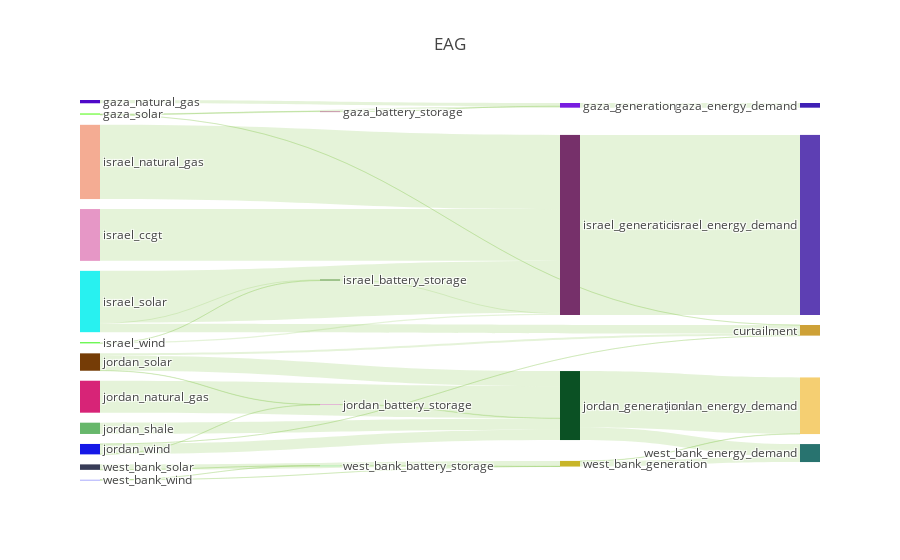

The code cell stored with this chart in its notebook:
### Markdown cell above
## Looking at Palestinian self-sufficiency

### Code cell
region='west_bank'
scenario='EAG'
results[scenario].plot_self_sufficiency(region=region)
results[scenario].get_self_sufficiency(region=region)
results[scenario].plot_flows_sankey(title=scenario)

### Figure 1 — Plotly figure (JSON) as saved in the notebook; plotly's stock layout.template omitted (floating-point values rounded to 4 significant figures)
{"data": [{"domain": {"x": [0, 1], "y": [0, 1]}, "link": {"color": ["rgba(127, 194, 65, 0.2)", "rgba(127, 194, 65, 0.2)", "rgba(127, 194, 65, 0.2)", "rgba(127, 194, 65, 0.2)", "rgba(127, 194, 65, 0.2)", "rgba(127, 194, 65, 0.2)", "rgba(127, 194, 65, 0.2)", "rgba(127, 194, 65, 0.2)", "rgba(127, 194, 65, 0.2)", "rgba(127, 194, 65, 0.2)", "rgba(127, 194, 65, 0.2)", "rgba(127, 194, 65, 0.2)", "rgba(127, 194, 65, 0.2)", "rgba(127, 194, 65, 0.2)", "rgba(127, 194, 65, 0.2)", "rgba(127, 194, 65, 0.2)", "rgba(127, 194, 65, 0.2)", "rgba(127, 194, 65, 0.2)", "rgba(127, 194, 65, 0.2)", "rgba(127, 194, 65, 0.2)", "rgba(127, 194, 65, 0.2)", "rgba(127, 194, 65, 0.2)", "rgba(127, 194, 65, 0.2)", "rgba(127, 194, 65, 0.2)", "rgba(127, 194, 65, 0.2)", "rgba(127, 194, 65, 0.2)", "rgba(127, 194, 65, 0.2)", "rgba(127, 194, 65, 0.2)", "rgba(127, 194, 65, 0.2)", "rgba(127, 194, 65, 0.2)", "rgba(127, 194, 65, 0.2)", "rgba(127, 194, 65, 0.2)", "rgba(127, 194, 65, 0.2)", "rgba(127, 194, 65, 0.2)", "rgba(127, 194, 65, 0.2)", "rgba(127, 194, 65, 0.2)", "rgba(127, 194, 65, 0.2)", "rgba(127, 194, 65, 0.2)", "rgba(127, 194, 65, 0.2)", "rgba(127, 194, 65, 0.2)", "rgba(127, 194, 65, 0.2)", "rgba(127, 194, 65, 0.2)", "rgba(127, 194, 65, 0.2)", "rgba(127, 194, 65, 0.2)", "rgba(127, 194, 65, 0.2)", "rgba(127, 194, 65, 0.2)", "rgba(127, 194, 65, 0.2)", "rgba(127, 194, 65, 0.2)", "rgba(127, 194, 65, 0.2)", "rgba(127, 194, 65, 0.2)", "rgba(127, 194, 65, 0.2)", "rgba(127, 194, 65, 0.2)"], "source": [0, 34, 2, 32, 4, 5, 5, 5, 39, 7, 8, 9, 35, 35, 35, 35, 11, 12, 12, 12, 13, 13, 13, 41, 15, 16, 17, 40, 40, 40, 19, 20, 21, 21, 21, 22, 22, 22, 43, 24, 25, 26, 42, 42, 42, 28, 29, 29, 29, 30, 30, 30], "target": [31, 32, 32, 31, 32, 33, 34, 32, 35, 35, 35, 35, 31, 36, 37, 38, 35, 33, 39, 35, 33, 39, 35, 40, 40, 40, 40, 36, 37, 38, 40, 40, 33, 41, 40, 33, 41, 40, 42, 42, 42, 42, 36, 37, 38, 42, 33, 43, 42, 33, 43, 42], "value": [0, 15310.0, 0, 2335000.0, 1634000.0, 67130.0, 15310.0, 685100.0, 556600.0, 25860000.0, 0, 0, 0, 89900000.0, 0, 0, 37070000.0, 4231000.0, 554300.0, 25830000.0, 0, 2345.0, 582200.0, 229900.0, 0, 0, 0, 0, 28160000.0, 6285000.0, 15950000.0, 5632000.0, 1010000.0, 123900.0, 7542000.0, 1.949, 106000.0, 5091000.0, 56575, 0, 0, 0, 0, 114900.0, 2694000.0, 0, 0, 45710.0, 2688000.0, 0, 10860.0, 64010.0]}, "node": {"color": ["4fee11", "ec0589", "f33347", "b78533", "4f08c9", "89fc5f", "a74021", "e697c6", "17df6c", "3e489e", "55a069", "f4ac93", "28f1f0", "51f633", "fa0bc5", "737451", "4bb330", "65d966", "8d15bb", "d72477", "67b76b", "753c06", "1518e7", "264496", "51305e", "2c7bcf", "1741c0", "952fc8", "d34bca", "383c57", "565af9", "3f20b5", "781ce0", "cea137", "8c294f", "76306a", "5d3fb3", "f5cf72", "28736f", "6aa152", "0b5124", "e17dd3", "c8b529", "82eb8b"], "label": ["egypt_generation", "gaza_battery_storage", "gaza_diesel", "gaza_generation", "gaza_natural_gas", "gaza_solar", "israel_battery_storage", "israel_ccgt", "israel_coal", "israel_diesel", "israel_generation", "israel_natural_gas", "israel_solar", "israel_wind", "jordan_battery_storage", "jordan_ccgt", "jordan_coal", "jordan_diesel", "jordan_generation", "jordan_natural_gas", "jordan_shale", "jordan_solar", "jordan_wind", "west_bank_battery_storage", "west_bank_ccgt", "west_bank_coal", "west_bank_diesel", "west_bank_generation", "west_bank_natural_gas", "west_bank_solar", "west_bank_wind", "gaza_energy_demand", "gaza_generation", "curtailment", "gaza_battery_storage", "israel_generation", "israel_energy_demand", "jordan_energy_demand", "west_bank_energy_demand", "israel_battery_storage", "jordan_generation", "jordan_battery_storage", "west_bank_generation", "west_bank_battery_storage"], "line": {"color": "black", "width": 0}, "pad": 10}, "orientation": "h", "type": "sankey", "valueformat": ".0f"}], "layout": {"autosize": true, "font": {"size": 12}, "title": {"text": "EAG"}}}
